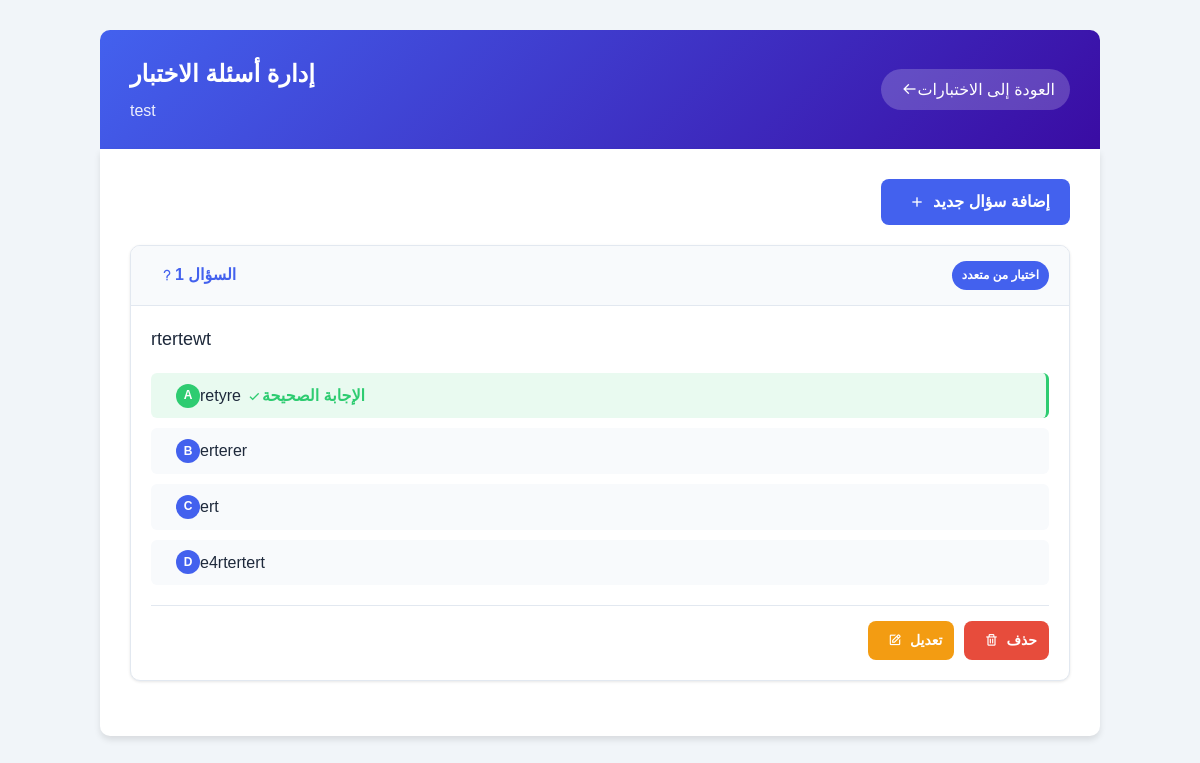
Page /quiz-system/admin/manage_questions.php?quiz_id=25 (signed in) on the committed database.
### tables this page shows
CREATE TABLE IF NOT EXISTS `quizzes` (
  `quiz_id` int NOT NULL AUTO_INCREMENT,
  `title` varchar(255) NOT NULL,
  `description` text,
  `course_id` int NOT NULL,
  `professor_id` int NOT NULL,
  `time_limit` int NOT NULL,
  `start_time` datetime NOT NULL,
  `end_time` datetime NOT NULL,
  `created_at` timestamp NULL DEFAULT CURRENT_TIMESTAMP,
  `updated_at` timestamp NULL DEFAULT CURRENT_TIMESTAMP ON UPDATE CURRENT_TIMESTAMP,
  PRIMARY KEY (`quiz_id`),
  KEY `course_id` (`course_id`),
  KEY `professor_id` (`professor_id`)
);

CREATE TABLE IF NOT EXISTS `quiz_questions` (
  `question_id` int NOT NULL AUTO_INCREMENT,
  `quiz_id` int NOT NULL,
  `question_text` text NOT NULL,
  `question_type` enum('multiple_choice','true_false','short_answer') NOT NULL,
  `points` int NOT NULL DEFAULT '1',
  `question_order` int DEFAULT '0',
  PRIMARY KEY (`question_id`),
  KEY `quiz_id` (`quiz_id`)
);

CREATE TABLE IF NOT EXISTS `question_options` (
  `option_id` int NOT NULL AUTO_INCREMENT,
  `question_id` int NOT NULL,
  `option_text` text NOT NULL,
  `is_correct` tinyint(1) NOT NULL DEFAULT '0',
  `option_order` int DEFAULT NULL,
  PRIMARY KEY (`option_id`),
  KEY `question_id` (`question_id`)
);

### public_html/quiz-system/admin/manage_questions.php (the view, shortened to what this page needs)
<?php
$quizId = isset($_GET['quiz_id']) ? intval($_GET['quiz_id']) : 0;
$conn = connectDB();
$professorId = $_SESSION["user_id"];
$checkQuizQuery = $conn->prepare("SELECT title FROM quizzes WHERE quiz_id = ? AND professor_id = ?");
$checkQuizQuery->bind_param("ii", $quizId, $professorId);
$checkQuizQuery->execute();
$quizResult = $checkQuizQuery->get_result();
$quiz = $quizResult->fetch_assoc();
$questionsQuery = $conn->prepare("
    SELECT q.question_id, q.question_text, q.question_type, q.question_order
    FROM quiz_questions q
    WHERE q.quiz_id = ?
    ORDER BY q.question_order, q.question_id
");
$questionsQuery->bind_param("i", $quizId);
$questionsQuery->execute();
$questionsResult = $questionsQuery->get_result();
$questions = [];
while ($question = $questionsResult->fetch_assoc()) {
    $optionsQuery = $conn->prepare("
        SELECT option_id, option_text, is_correct
        FROM question_options
        WHERE question_id = ?
        ORDER BY option_order, option_id
    ");
    $optionsQuery->bind_param("i", $question['question_id']);
    $optionsQuery->execute();
    $optionsResult = $optionsQuery->get_result();
    $options = [];
    while ($option = $optionsResult->fetch_assoc()) {
        $options[] = $option;
    }
    $question['options'] = $options;
    $questions[] = $question;
}
?>
<!DOCTYPE html>
<html lang="ar" dir="rtl">
<head>
    <link href='https://unpkg.com/boxicons@2.1.4/css/boxicons.min.css' rel='stylesheet'>
    <link rel="stylesheet" href="../assets/css/admin.css">
</head>
<body>
    <div class="container">
        <div class="page-header">
            <div class="page-header-content">
                <h1>إدارة أسئلة الاختبار</h1>
                <div class="page-subtitle"><?php echo htmlspecialchars($quiz['title']); ?></div>
            </div>
            <a href="manage_quizzes.php" class="back-button">
                <i class='bx bx-arrow-back'></i> العودة إلى الاختبارات
            </a>
        </div>
        <div class="content-container">
            <div class="action-buttons">
                <a href="add_question.php?quiz_id=<?php echo $quizId; ?>" class="btn btn-primary">
                    <i class='bx bx-plus'></i> إضافة سؤال جديد
                </a>
            </div>
            <?php if (empty($questions)): ?>
                <div class="empty-state">
                    <i class='bx bx-question-mark'></i>
                    <h3>لا توجد أسئلة بعد</h3>
                    <p>قم بإضافة أسئلة لهذا الاختبار</p>
                    <a href="add_question.php?quiz_id=<?php echo $quizId; ?>" class="btn btn-primary">
                        <i class='bx bx-plus'></i> إضافة سؤال جديد
                    </a>
                </div>
            <?php else: ?>
                <div class="questions-list">
                    <?php foreach ($questions as $index => $question): ?>
                        <div class="question-card">
                            <div class="question-header">
                                <div class="question-number">
                                    <i class='bx bx-question-mark'></i>
                                    السؤال <?php echo $index + 1; ?>
                                </div>
                                <div class="question-type-badge <?php echo ($question['question_type'] === 'multiple_choice') ? 'question-type-multiple' : 'question-type-tf'; ?>">
                                    <?php echo ($question['question_type'] === 'multiple_choice') ? 'اختيار من متعدد' : 'صح / خطأ'; ?>
                                </div>
                            </div>
                            <div class="question-content">
                                <div class="question-text">
                                    <?php echo htmlspecialchars($question['question_text']); ?>
                                </div>
                                <ul class="options-list">
                                    <?php foreach ($question['options'] as $optIndex => $option): ?>
                                        <li class="option-item <?php echo $option['is_correct'] ? 'correct' : ''; ?>">
                                            <div class="option-prefix"><?php echo chr(65 + $optIndex); ?></div>
                                            <div class="option-text">
                                                <?php echo htmlspecialchars($option['option_text']); ?>
                                            </div>
                                            <?php if ($option['is_correct']): ?>
                                                <div class="correct-indicator">
                                                    <i class='bx bx-check'></i> الإجابة الصحيحة
                                                </div>
                                            <?php endif; ?>
                                        </li>
                                    <?php endforeach; ?>
                                </ul>
                                <div class="question-actions">
                                    <a href="edit_question.php?id=<?php echo $question['question_id']; ?>" class="btn btn-warning">
                                        <i class='bx bx-edit'></i> تعديل
                                    </a>
                                    <a href="delete_question.php?id=<?php echo $question['question_id']; ?>&quiz_id=<?php echo $quizId; ?>" class="btn btn-danger" onclick="return confirm('هل أنت متأكد من حذف هذا السؤال؟');">
                                        <i class='bx bx-trash'></i> حذف
                                    </a>
                                </div>
                            </div>
                        </div>
                    <?php endforeach; ?>
                </div>
            <?php endif; ?>
        </div>
    </div>
</body>
</html>

### public_html/quiz-system/assets/css/admin.css (style rules this page uses)
:root { --primary-color: #4361ee; --primary-light: #e9efff; --secondary-color: #3a0ca3; --success-color: #2ecc71; --warning-color: #f39c12; --danger-color: #e74c3c; --dark-color: #2c3e50; --light-color: #f5f7fa; --gradient-primary: linear-gradient(135deg, #4361ee, #3a0ca3); --gradient-success: linear-gradient(135deg, #2ecc71, #27ae60); --gradient-warning: linear-gradient(135deg, #f39c12, #e67e22); --gradient-danger: linear-gradient(135deg, #e74c3c, #c0392b); --shadow-sm: 0 2px 4px rgba(0,0,0,0.05); --shadow-md: 0 4px 6px rgba(0,0,0,0.1); --shadow-lg: 0 10px 15px rgba(0,0,0,0.1); --transition: all 0.3s ease; --sidebar-width: 250px; --header-height: 70px; --border-radius: 8px; --box-shadow: 0 4px 12px rgba(0, 0, 0, 0.1); }
* { margin: 0; padding: 0; box-sizing: border-box; font-family: 'Poppins', sans-serif; }
body { background-color: #f8fafc; color: var(--dark-color); line-height: 1.6; direction: ltr; }
a { text-decoration: none; color: var(--primary-color); }
.btn { display: inline-flex; align-items: center; gap: 8px; padding: 0.8rem 1.5rem; border-radius: 8px; font-weight: 600; text-decoration: none; transition: var(--transition); border: none; cursor: pointer; }
.btn-primary { background: var(--gradient-primary); color: white; }

### rows in the picture
quizzes: title "test"
quiz_questions: question_type "اختيار من متعدد", question_text "rtertewt"
question_options: optIndex "A", option_text "retyre", is_correct 1 (drawn)
question_options: optIndex "B", option_text "erterer"
question_options: optIndex "C", option_text "ert"
question_options: optIndex "D", option_text "e4rtertert"
